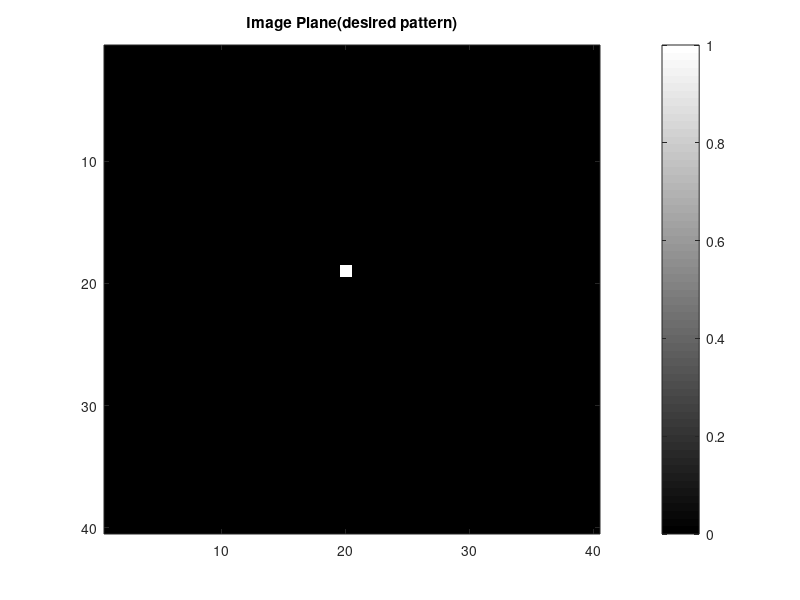

Write MATLAB code to recreate this figure. (Note: this script raises an error after producing the figure.)
clc;
clear all;
close all;

% Data of Amplitude on the Image Plane

global lambda k AmpImage N M dW z;

% Data of Amplitude on the Image Plane
%40 by 40 lasers
AmpImage = [0 0 0 0 0 0 0 0 0 0 0 0 0 0 0 0 0 0 0 0 0 0 0 0 0 0 0 0 0 0 0 0 0 0 0 0 0 0 0 0
        0 0 0 0 0 0 0 0 0 0 0 0 0 0 0 0 0 0 0 0 0 0 0 0 0 0 0 0 0 0 0 0 0 0 0 0 0 0 0 0
        0 0 0 0 0 0 0 0 0 0 0 0 0 0 0 0 0 0 0 0 0 0 0 0 0 0 0 0 0 0 0 0 0 0 0 0 0 0 0 0
        0 0 0 0 0 0 0 0 0 0 0 0 0 0 0 0 0 0 0 0 0 0 0 0 0 0 0 0 0 0 0 0 0 0 0 0 0 0 0 0
        0 0 0 0 0 0 0 0 0 0 0 0 0 0 0 0 0 0 0 0 0 0 0 0 0 0 0 0 0 0 0 0 0 0 0 0 0 0 0 0
        0 0 0 0 0 0 0 0 0 0 0 0 0 0 0 0 0 0 0 0 0 0 0 0 0 0 0 0 0 0 0 0 0 0 0 0 0 0 0 0
        0 0 0 0 0 0 0 0 0 0 0 0 0 0 0 0 0 0 0 0 0 0 0 0 0 0 0 0 0 0 0 0 0 0 0 0 0 0 0 0
        0 0 0 0 0 0 0 0 0 0 0 0 0 0 0 0 0 0 0 0 0 0 0 0 0 0 0 0 0 0 0 0 0 0 0 0 0 0 0 0
        0 0 0 0 0 0 0 0 0 0 0 0 0 0 0 0 0 0 0 0 0 0 0 0 0 0 0 0 0 0 0 0 0 0 0 0 0 0 0 0
        0 0 0 0 0 0 0 0 0 0 0 0 0 0 0 0 0 0 0 0 0 0 0 0 0 0 0 0 0 0 0 0 0 0 0 0 0 0 0 0
        0 0 0 0 0 0 0 0 0 0 0 0 0 0 0 0 0 0 0 0 0 0 0 0 0 0 0 0 0 0 0 0 0 0 0 0 0 0 0 0
        0 0 0 0 0 0 0 0 0 0 0 0 0 0 0 0 0 0 0 0 0 0 0 0 0 0 0 0 0 0 0 0 0 0 0 0 0 0 0 0
        0 0 0 0 0 0 0 0 0 0 0 0 0 0 0 0 0 0 0 0 0 0 0 0 0 0 0 0 0 0 0 0 0 0 0 0 0 0 0 0
        0 0 0 0 0 0 0 0 0 0 0 0 0 0 0 0 0 0 0 0 0 0 0 0 0 0 0 0 0 0 0 0 0 0 0 0 0 0 0 0
        0 0 0 0 0 0 0 0 0 0 0 0 0 0 0 0 0 0 0 0 0 0 0 0 0 0 0 0 0 0 0 0 0 0 0 0 0 0 0 0
        0 0 0 0 0 0 0 0 0 0 0 0 0 0 0 0 0 0 0 0 0 0 0 0 0 0 0 0 0 0 0 0 0 0 0 0 0 0 0 0
        0 0 0 0 0 0 0 0 0 0 0 0 0 0 0 0 0 0 0 0 0 0 0 0 0 0 0 0 0 0 0 0 0 0 0 0 0 0 0 0
        0 0 0 0 0 0 0 0 0 0 0 0 0 0 0 0 0 0 0 0 0 0 0 0 0 0 0 0 0 0 0 0 0 0 0 0 0 0 0 0
        0 0 0 0 0 0 0 0 0 0 0 0 0 0 0 0 0 0 0 1 0 0 0 0 0 0 0 0 0 0 0 0 0 0 0 0 0 0 0 0
        0 0 0 0 0 0 0 0 0 0 0 0 0 0 0 0 0 0 0 0 0 0 0 0 0 0 0 0 0 0 0 0 0 0 0 0 0 0 0 0
        0 0 0 0 0 0 0 0 0 0 0 0 0 0 0 0 0 0 0 0 0 0 0 0 0 0 0 0 0 0 0 0 0 0 0 0 0 0 0 0
        0 0 0 0 0 0 0 0 0 0 0 0 0 0 0 0 0 0 0 0 0 0 0 0 0 0 0 0 0 0 0 0 0 0 0 0 0 0 0 0
        0 0 0 0 0 0 0 0 0 0 0 0 0 0 0 0 0 0 0 0 0 0 0 0 0 0 0 0 0 0 0 0 0 0 0 0 0 0 0 0
        0 0 0 0 0 0 0 0 0 0 0 0 0 0 0 0 0 0 0 0 0 0 0 0 0 0 0 0 0 0 0 0 0 0 0 0 0 0 0 0
        0 0 0 0 0 0 0 0 0 0 0 0 0 0 0 0 0 0 0 0 0 0 0 0 0 0 0 0 0 0 0 0 0 0 0 0 0 0 0 0
        0 0 0 0 0 0 0 0 0 0 0 0 0 0 0 0 0 0 0 0 0 0 0 0 0 0 0 0 0 0 0 0 0 0 0 0 0 0 0 0
        0 0 0 0 0 0 0 0 0 0 0 0 0 0 0 0 0 0 0 0 0 0 0 0 0 0 0 0 0 0 0 0 0 0 0 0 0 0 0 0
        0 0 0 0 0 0 0 0 0 0 0 0 0 0 0 0 0 0 0 0 0 0 0 0 0 0 0 0 0 0 0 0 0 0 0 0 0 0 0 0
        0 0 0 0 0 0 0 0 0 0 0 0 0 0 0 0 0 0 0 0 0 0 0 0 0 0 0 0 0 0 0 0 0 0 0 0 0 0 0 0
        0 0 0 0 0 0 0 0 0 0 0 0 0 0 0 0 0 0 0 0 0 0 0 0 0 0 0 0 0 0 0 0 0 0 0 0 0 0 0 0
        0 0 0 0 0 0 0 0 0 0 0 0 0 0 0 0 0 0 0 0 0 0 0 0 0 0 0 0 0 0 0 0 0 0 0 0 0 0 0 0
        0 0 0 0 0 0 0 0 0 0 0 0 0 0 0 0 0 0 0 0 0 0 0 0 0 0 0 0 0 0 0 0 0 0 0 0 0 0 0 0
        0 0 0 0 0 0 0 0 0 0 0 0 0 0 0 0 0 0 0 0 0 0 0 0 0 0 0 0 0 0 0 0 0 0 0 0 0 0 0 0
        0 0 0 0 0 0 0 0 0 0 0 0 0 0 0 0 0 0 0 0 0 0 0 0 0 0 0 0 0 0 0 0 0 0 0 0 0 0 0 0
        0 0 0 0 0 0 0 0 0 0 0 0 0 0 0 0 0 0 0 0 0 0 0 0 0 0 0 0 0 0 0 0 0 0 0 0 0 0 0 0
        0 0 0 0 0 0 0 0 0 0 0 0 0 0 0 0 0 0 0 0 0 0 0 0 0 0 0 0 0 0 0 0 0 0 0 0 0 0 0 0
        0 0 0 0 0 0 0 0 0 0 0 0 0 0 0 0 0 0 0 0 0 0 0 0 0 0 0 0 0 0 0 0 0 0 0 0 0 0 0 0
        0 0 0 0 0 0 0 0 0 0 0 0 0 0 0 0 0 0 0 0 0 0 0 0 0 0 0 0 0 0 0 0 0 0 0 0 0 0 0 0
        0 0 0 0 0 0 0 0 0 0 0 0 0 0 0 0 0 0 0 0 0 0 0 0 0 0 0 0 0 0 0 0 0 0 0 0 0 0 0 0
        0 0 0 0 0 0 0 0 0 0 0 0 0 0 0 0 0 0 0 0 0 0 0 0 0 0 0 0 0 0 0 0 0 0 0 0 0 0 0 0
        ];

% PhaseImage = (rand(20, 20) - 0.5);
% AmpImage = AmpImage .* exp(1i * PhaseImage);
figure;
imagesc(abs(AmpImage));
colormap gray
colorbar
title('Image Plane(desired pattern)')

dW = 20e-6; %Spacing between elements
z = 50e-6; % Distance of Image plane from the resonator plane

lambda = 1.550e-6;
k = 2 * pi / lambda;
[N, M] = size(AmpImage); % Image plane discretization size
E_Sample = zeros(N, M); % initial an array to store sample image for calculation

E_Sample = supperposition(E_Sample);

E_Sample = normalize(E_Sample);

figure;
imagesc(abs(E_Sample), [0 1]);
colormap jet
colorbar
title('Sample Plane Amplitude')

figure;
imagesc(angle(E_Sample));
colormap jet
colorbar
title('Sample Plane Phase')

E_Sample_Intensity = (abs(E_Sample)).^2;
E_Sample_Intensity = Binarize(E_Sample_Intensity);
figure;
imagesc(E_Sample_Intensity);
colormap jet
colorbar
title('Sample Plane Intensity (Binarized)')

E_Sample_Phase = quantizePhase(angle(E_Sample));
% E_Sample_Phase = (angle(E_Sample));
figure;
imagesc(E_Sample_Phase);
colormap jet;
colorbar;
title('Sample Plane Quantized Phase');

E_Sample_recovered = E_Sample_Intensity .* exp(-1i * E_Sample_Phase);
E_Image_recovered = supperposition(E_Sample_recovered);
E_Image_recovered = normalize(E_Image_recovered);
figure;
imagesc(abs(E_Image_recovered), [0.1 1]);
colormap jet;
colorbar;
title('Recovered Image Plane Intensity');

function E_Sample = supperposition(E_Sample)

    [M, N] = size(E_Sample);

    for ii = 1:M

        for jj = 1:N

            E_Sample = E_Sample + Green(ii, jj);
        end

    end

end

function quantizedPhase = quantizePhase(Array)

    [M, N] = size(Array);
    quantized = [-pi, -pi / 2, 0, pi / 2, pi]; % four level quantization
% quantized = [-pi,-3*pi / 4 -pi / 2, -pi / 4, 0, pi / 4, pi / 2,3*pi / 4 pi]; % eight level quantization

    for ii = 1:M

        for jj = 1:N
            [~, idx] = min(abs(quantized - Array(ii, jj)));
            Array(ii, jj) = quantized(idx);

        end

    end

    quantizedPhase = Array;
end

function BinarizedArray = Binarize(Array)

    [M, N] = size(Array);

    for ii = 1:M

        for jj = 1:N

            if (Array(ii, jj) >= 0.25)% half amplitude
                Array(ii, jj) = 1;
            else
                Array(ii, jj) = 0;
            end

        end

    end

    BinarizedArray = Array;

end

function E_Sample = Green(coordImageX, coordImageY)

    global lambda k AmpImage N M dW z;
    [N, M] = size(AmpImage);
    amplitude = AmpImage(coordImageX, coordImageY); % inversely solved electric field at the sample plane

    SamplePlane = zeros(N, M); % electric field at sample plane.

    [coordSampleX, coordSampleY] = meshgrid((1:N) * dW, (1:M) * dW);

    for ii = 1:N

        for jj = 1:M

            distance = (((coordImageX - ii) * dW)^2 + ((coordImageY - jj) * dW)^2 + z^2)^(-0.5);
            SamplePlane(ii, jj) = amplitude * distance * exp(1i * k * distance);

        end

    end

    E_Sample = SamplePlane;
end

function normalizedIntensity = normalize(Original)
    [M, N] = size(Original);
    Emax = max(max(abs(Original)));

    for ii = 1:M

        for jj = 1:N

            Original(ii, jj) = Original(ii, jj) / Emax;

        end

    end

    normalizedIntensity = Original;
end
